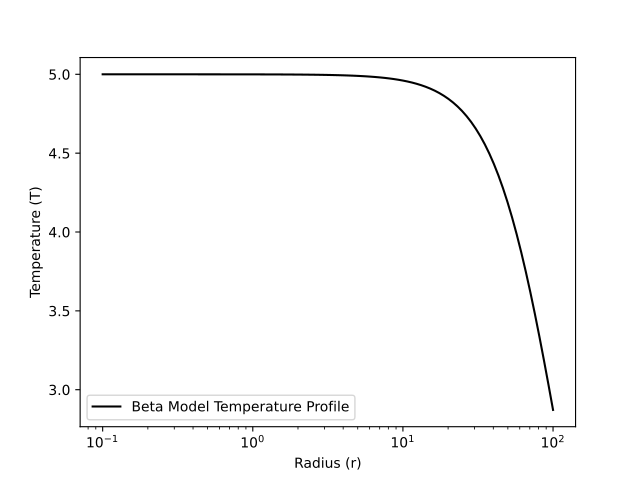

Recreate this plot in Python.
import numpy as np
import matplotlib.pyplot as plt
from pisces.profiles.temperature import BetaModelTemperatureProfile
#
r = np.logspace(-1, 2, 100)
profile = BetaModelTemperatureProfile(T_0=5.0, r_c=100.0, beta=0.8)
T = profile(r)
#
_ = plt.semilogx(r, T, 'k-', label='Beta Model Temperature Profile')
_ = plt.xlabel('Radius (r)')
_ = plt.ylabel('Temperature (T)')
_ = plt.legend()
plt.show()
